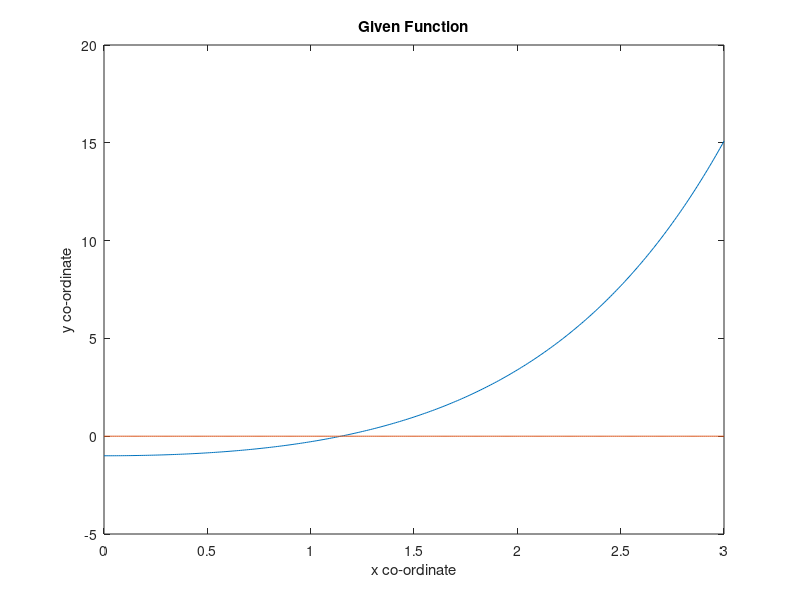
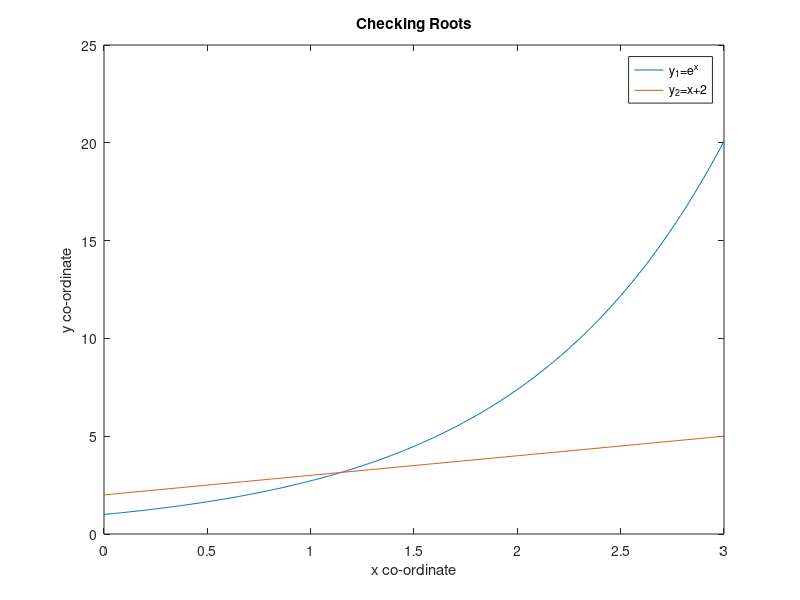

The MATLAB source for these figures, in order: (Note: this script raises an error after producing the figures.)
clc;
close all;
clear all;

format long;
dx = 0.01;
x = 0 : dx : 3;

y = exp(x) - x - 2;
y0 = zeros(1, length(y));

figure(1);
plot(x, y, x, y0);
%xlim([-1 1.5]);
title('Given Function');
xlabel('x co-ordinate');
ylabel('y co-ordinate');


y1 = exp(x);
y2 = x + 2;
figure(2);
plot(x, y1, x, y2);
legend('y_{1}=e^{x}','y_{2}=x+2','Location',"best");
title('Checking Roots');
%xlim([-1 1.5]);
%ylim([-0.5 10]);
xlabel('x co-ordinate');
ylabel('y co-ordinate');

error = 10 ^ (-5);
t = -log10(error) - 1;

a5 = 1;
b5 = 2;
i = 1;
c5 = (a5 + b5) / 2;

while b5 - c5 >= error
    A5(i) = a5;
    B5(i) = b5;
    C5(i) = (a5 + b5) / 2;
    f_c5(i) = exp(c5) - c5 - 2;
    diff5(i) = b5 - c5;
    prod5(i) = (exp(a5) - a5- 2) * f_c5(i);
    i = i + 1;
    if prod5(i - 1) > 0
        a5 = c5;
        Check5(i - 1) = "a = c";
    else
        b5 = c5;
        Check5(i - 1) = "b = c";
    end
    c5 = double((a5 + b5) / 2);
end

i = 1;
a7 = 1.5;
b7 = inf;
d7 = inf;

while abs(d7) >= error
    I7(i) = i;
    A7(i) = a7;
    F7(i) = exp(a7) - a7 - 2;
    Fp7(i) = exp(a7)-1;
    b7 = a7 - (F7(i)/Fp7(i));
    B7(i) = b7;
    d7 = b7 - a7;
    D7(i) = d7;
    a7 = b7;
    i = i + 1;
end
I7 = round(I7,t);
A7 = round(A7,t);
F7 = round(F7,t);
Fp7 = round(Fp7,t);
B7 = round(B7,t);
D7 = round(D7,t);
Ans7 = [I7; A7; F7; Fp7; B7; D7]';

T1 = array2table(Ans7,...
    'VariableNames',{'Iteration_No' 'a' 'fx' 'fprimex' 'b' 'Difference'})
figure(3);
plot(B7);
hold on;
plot(C5,'r');
title('Convergence towards Root');
legend('Newton-Raphson','Bisection','Location',"best");
xlabel('Iteration No.');
ylabel('Root');

